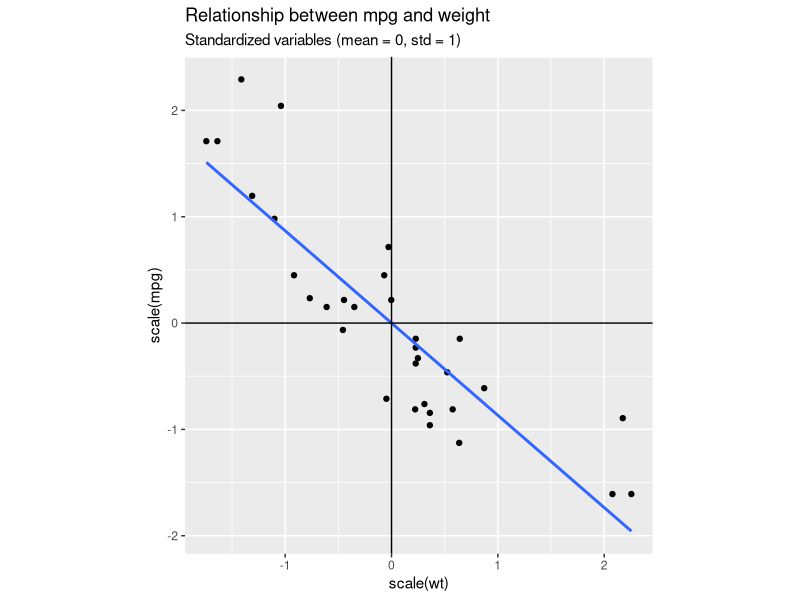
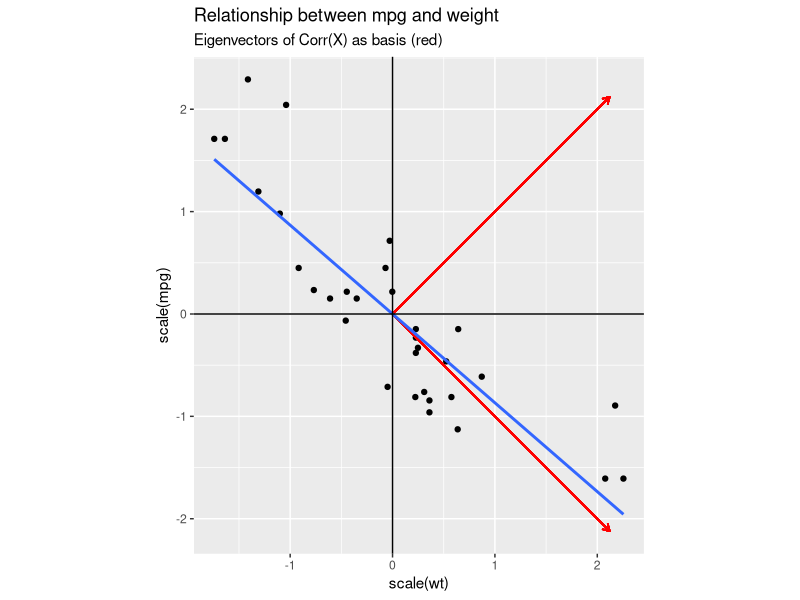

Recreate these plots in R, in order.
## ---- chunk 1
library(ggplot2)
library(data.table)

ggplot(mtcars, aes(x = scale(wt), y = scale(mpg))) + 
  geom_point() +
  labs(title="Relationship between mpg and weight", 
       subtitle="Standardized variables (mean = 0, std = 1)") +
  geom_smooth(method = "lm", se = FALSE) +
  coord_fixed(ratio = 1, xlim = NULL, ylim = NULL, clip = "on")+
  geom_hline(yintercept = 0, color = "black") +
  geom_vline(xintercept = 0, color = "black")
## ---- chunk 2
mt = matrix(c(scale(mtcars$wt), scale(mtcars$mpg)), nrow = length(mtcars$mpg), ncol = 2)

eigen_vec = eigen(cov(mt))


ggplot(mtcars, aes(x = scale(wt), y = scale(mpg))) + 
  geom_point() +
  labs(title="Relationship between mpg and weight",
       subtitle="Eigenvectors of Corr(X) as basis (red)") +
  #geom_smooth(method = "lm", se = FALSE) +
  geom_segment(aes(x = 0, y = 0, 
                   xend = 0 +eigen_vec$vectors[1,1]*3, yend = 0 + eigen_vec$vectors[2,1]*3), arrow = arrow(length = unit(0.2, "cm")), color="red") +
  geom_segment(aes(x = 0, y = 0, 
                   xend = 0 + eigen_vec$vectors[1,2]*3, yend = 0 + eigen_vec$vectors[2,2]*3), arrow = arrow(length = unit(0.2, "cm")), color = "red")+
  coord_fixed(ratio = 1, xlim = NULL, ylim = NULL, clip = "on") + 
  geom_smooth(method="lm", se = FALSE) +
  geom_hline(yintercept = 0, color = "black") +
  geom_vline(xintercept = 0, color = "black")
## ---- chunk 3
cov(mt)
## ---- chunk 4

